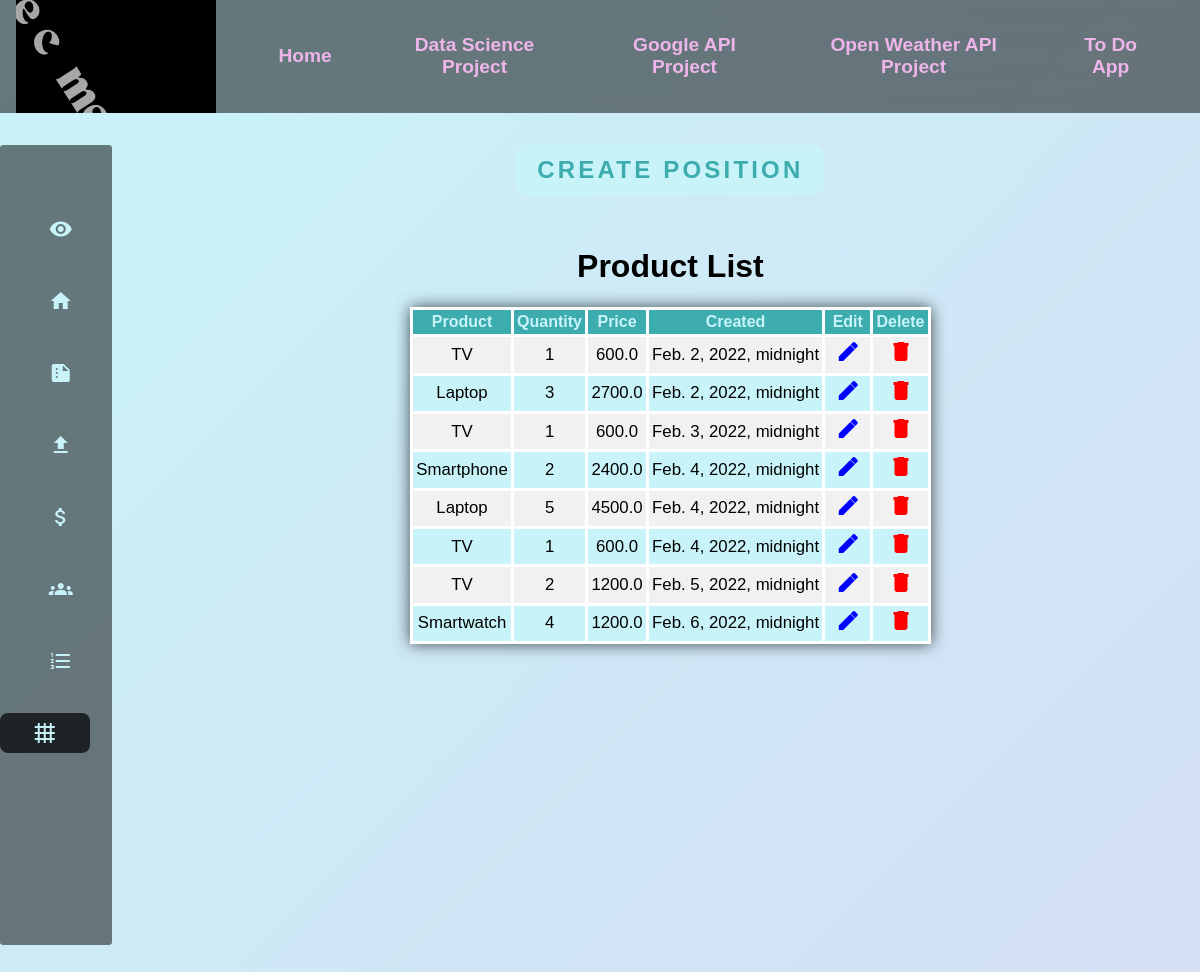
The app's page /datascience/position_list/ with its own data.
### datascience/models.py (models this page shows, shortened)
class Position(models.Model):
    product = models.ForeignKey(Product, limit_choices_to={'is_active': True}, on_delete=models.CASCADE)
    quantity = models.PositiveIntegerField()
    price = models.FloatField(blank=True, null=True) # the price represents the result of "product" multiplied by "quantity"
    is_active = models.BooleanField(default=True)
    created = models.DateTimeField(blank=True, null=True) # blank=True, null=True in order to see them in Django admin

class Product(models.Model):
    name = models.CharField(max_length=100)
    price = models.FloatField()
    is_active = models.BooleanField(default=True)
    created = models.DateTimeField(auto_now_add=True)
    updated = models.DateTimeField(auto_now=True)
    def __str__(self) -> str:
        return f"{self.name}"

### datascience/views.py (the view)
# urls.py: path("position_list/", views.PositionListView.as_view(), name="position_list"),
class PositionListView(ListView):
    model = Position
    template_name = "datascience/position/position_list.html"
    def get_queryset(self):
        return self.model.objects.filter(is_active=True)

### templates/datascience/position/position_list.html (shortened to what this page needs)
{% extends 'partials/datascience_dashboard.html' %}
{% load static %}
{% block dash %}
<div class="align-center">
    <div class="buttons-container">
        <a class="submit-neon" href="{% url 'datascience:position_create' %}">
            Create Position
        </a>
    </div>
    <h1>Product List</h1>
    <table>
        <thead>
            <tr>
                <th>Product</th>
                <th>Quantity</th>
                <th>Price</th>
                <th>Created</th>
                <th>Edit</th>
                <th>Delete</th>
            </tr>
        </thead>
        <tbody>
            {% for obj in object_list %}
            <tr>
                <td>{{obj.product}}</td>
                <td>{{obj.quantity}}</td>
                <td>{{obj.price}}</td>
                <td>{{obj.created}}</td>
                <td>
                    <a style="color:blue" href="{% url 'datascience:position_update' obj.id %}">
                        <span class="material-icons">
                        </span>
                    </a>
                </td>
                <td>
                    <a style="color:red" href="{% url 'datascience:position_delete' obj.id %}">
                        <span class="material-icons">
                        </span>
                    </a>
                </td>
            </tr>
            {% endfor %}
        </tbody>
    </table>
</div>
{% endblock dash %}

### static/css/main.css (style rules this page uses)
html { min-width: fit-content; }
body { display: flex; flex-direction: column; background: linear-gradient( -45deg, var(--primary-color-light), var(--secondary-color-light), var(--primary-color-light) ); background-size: 650% 650%; position: relative; animation: animated-background 30s ease-in-out infinite; height: 100vh; width: 100vw; font-family: Helvetica, sans-serif; min-width: fit-content; color: var(--text-color); padding: 0; margin: 0; overflow-x: hidden; }
.align-center { display: flex; flex-direction: column; align-items: center; justify-content: center; text-align: center; }
a { color: inherit; }
.dataTable, table { font-size: 1.05rem; min-width: 25rem; max-width: 95%; border-radius: 0.3rem 0.3rem 0 0; box-shadow: 0 0 1rem var(--table-and-form-box-shadow); margin: auto; border-collapse: collapse; max-width: 95vw; margin-bottom: 1rem; }
.dataTable thead tr, table thead tr { background-color: var(--primary-color); color: var(--primary-color-light); text-align: center; font-weight: bold; font-size: 1rem; }
table thead tr th { text-align: center; }
.dataTable th, .dataTable td, table th, table td { padding: 0.2rem; border: 0.2rem solid var(--form-and-table-borders); min-width: 3rem; word-wrap: break-word; max-width: 12rem; }
.dataTable tbody tr:nth-of-type(even), table tbody tr:nth-of-type(even) { background-color: var(--primary-color-light); }
.dataTable tbody tr:nth-of-type(odd), table tbody tr:nth-of-type(odd) { background-color: var(--tertiary-color); }
td .material-icons { aspect-ratio: 1; font-weight: bold; }
.submit-neon { position: relative; display: inline-block; align-items: center; text-align: center; justify-content: center; padding: 0.7rem 1.25rem; color: var(--primary-color); font-size: 1.5rem; font-weight: bold; text-decoration: none; text-transform: uppercase; overflow: hidden; transition: 0.5s; letter-spacing: 0.2rem; max-width: 20rem; border-radius: 0.7rem; background: var(--primary-color-light); margin-bottom: 2rem; }
.buttons-container { display: flex; align-items: center; justify-content: space-evenly; text-align: center; }

### static/css/themes/default.css (style rules this page uses)
:root { --text-color: black; --text-color-hover: black; --primary-color: #3cacae; --primary-color-light: #c8f4f9; --secondary-color: #c26dbc; --secondary-color-light: #eeb5eb; --tertiary-color: #f1f1f1; --navbar-background-color: rgba(0, 0, 0, 0.5); --navbar-hover-over-items: rgba(0, 0, 0, 0.7); --navbar-text-color: #eeb5eb; --form-background: rgba(0, 0, 0, 0.4); --form-and-table-borders: white; --mobile-navabar-burger-button-color: #fff; --table-and-form-box-shadow: rgba(0, 0, 0, 0.7); }

### records on screen
Position: product "TV", quantity "1", price "600.0", created "Feb. 2, 2022, midnight"
Position: product "Laptop", quantity "3", price "2700.0", created "Feb. 2, 2022, midnight"
Position: product "TV", quantity "1", price "600.0", created "Feb. 3, 2022, midnight"
Position: product "Smartphone", quantity "2", price "2400.0", created "Feb. 4, 2022, midnight"
Position: product "Laptop", quantity "5", price "4500.0", created "Feb. 4, 2022, midnight"
Position: product "TV", quantity "1", price "600.0", created "Feb. 4, 2022, midnight"
Position: product "TV", quantity "2", price "1200.0", created "Feb. 5, 2022, midnight"
Position: product "Smartwatch", quantity "4", price "1200.0", created "Feb. 6, 2022, midnight"
